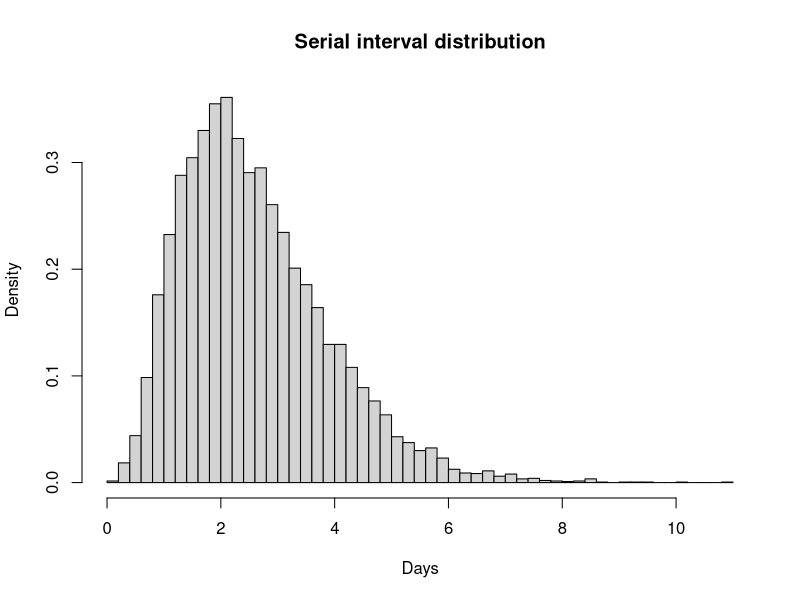

R code for this plot:
# Load parameters from Excel file
# params <- readxl::read_xlsx(here("data","Flu_params.xlsx"))
# 
# # Filter serial interval
# serial_interval_params <- params %>%
#   filter(epi == "serial_interval") 

# Define time-varying sensitivity function
sensitivity_function <- function(t) {
  if (t < 0) return(0)
  if (t <= 2) return(0.475 * t)
  if (t <= 7) return(0.95 - 0.19 * (t - 2))
  return(0)
}

#I. Ogi-Gittins, W.S. Hart, J. Song, R.K. Nash, J. Polonsky, A. Cori, E.M. Hill, R.N. Thompson. A simulation-based approach for estimating the time-dependent reproduction number from temporally aggregated disease incidence time series data, Epidemics,Volume 47, 2024

si_mean <- 2.6
si_sd <- 1.3

#convert to shape and scale
si_shape <- si_mean^2 / si_sd^2
si_scale <- si_sd^2 / si_mean

#Plot the serial interval distribution
si_dist <- rgamma(10000, shape = si_shape, scale = si_scale)
hist(si_dist, breaks = 50, main = "Serial interval distribution", xlab = "Days", freq = FALSE)

